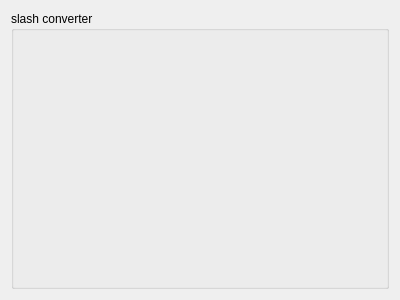
<?xml version="1.0" encoding="UTF-8"?>
<ui version="4.0">
 <class>TextConverter</class>
 <widget class="QWidget" name="TextConverter">
  <property name="geometry">
   <rect>
    <x>0</x>
    <y>0</y>
    <width>400</width>
    <height>300</height>
   </rect>
  </property>
  <property name="windowTitle">
   <string>Form</string>
  </property>
  <layout class="QGridLayout" name="gridLayout">
   <item row="0" column="0">
    <widget class="QGroupBox" name="groupBoxSlashConverter">
     <property name="title">
      <string>slash converter</string>
     </property>
     <layout class="QVBoxLayout" name="verticalLayout_2"/>
    </widget>
   </item>
  </layout>
 </widget>
 <resources/>
 <connections/>
</ui>
